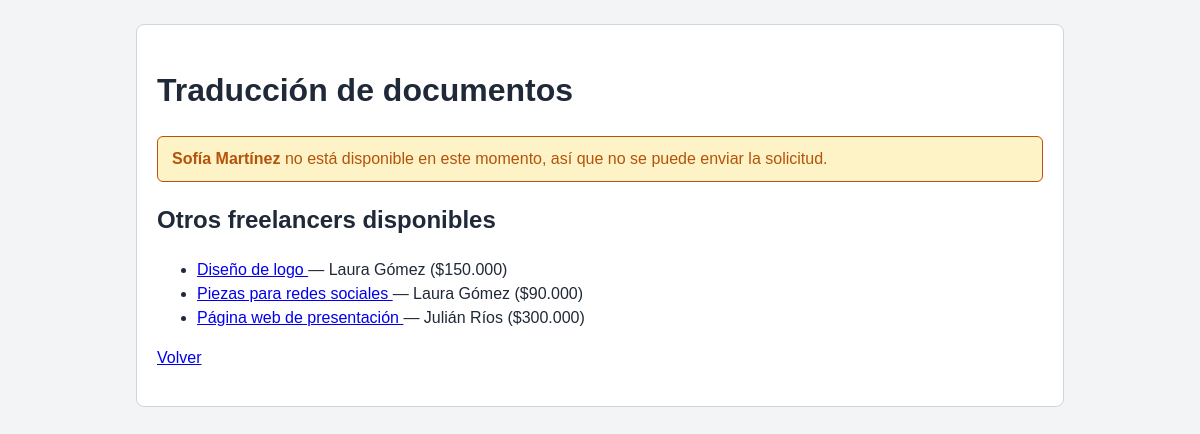
The page /modulos/solicitudes/nueva_solicitud.php?id_servicio=4 (signed in) on the database its author committed.
### tables this page shows
CREATE TABLE `servicios` (
  `id_servicio` int(10) UNSIGNED NOT NULL,
  `id_freelancer` int(10) UNSIGNED NOT NULL,
  `id_categoria` int(10) UNSIGNED NOT NULL,
  `titulo` varchar(150) NOT NULL,
  `descripcion` text NOT NULL,
  `precio` decimal(10,2) NOT NULL,
  `estado` enum('activo','retirado') NOT NULL DEFAULT 'activo',
  `fecha_publicacion` datetime NOT NULL DEFAULT current_timestamp()
);

CREATE TABLE `usuarios` (
  `id_usuario` int(10) UNSIGNED NOT NULL,
  `nombre` varchar(100) NOT NULL,
  `correo` varchar(150) NOT NULL,
  `contrasena` varchar(255) NOT NULL,
  `rol` enum('cliente','freelancer') NOT NULL,
  `fecha_registro` datetime NOT NULL DEFAULT current_timestamp()
);

### modulos/solicitudes/nueva_solicitud.php (the view, shortened to what this page needs)
<?php
require_once __DIR__ . '/../../config/conexion.php';
$id_servicio = (int) ($_GET['id_servicio'] ?? 0);
$consulta = $pdo->prepare(
    'SELECT s.id_servicio, s.titulo, s.descripcion, s.precio, s.id_categoria,
            u.nombre AS freelancer, COALESCE(p.disponible, 1) AS disponible
    FROM servicios s
    INNER JOIN usuarios u ON u.id_usuario = s.id_freelancer
    LEFT JOIN perfiles_freelancer p ON p.id_usuario = s.id_freelancer
    WHERE s.id_servicio = :id AND s.estado = :estado'
);
$consulta->execute([':id' => $id_servicio, ':estado' => 'activo']);
$servicio = $consulta->fetch();
$disponible = $servicio ? (int) $servicio['disponible'] === 1 : false;
$alternativas = [];
if ($servicio && !$disponible) {
    $consulta = $pdo->prepare(
        'SELECT s.id_servicio, s.titulo, s.precio, u.nombre AS freelancer
         FROM servicios s
         INNER JOIN usuarios u ON u.id_usuario = s.id_freelancer
         LEFT JOIN perfiles_freelancer p ON p.id_usuario = s.id_freelancer
         WHERE s.estado = :estado
           AND s.id_servicio <> :id_servicio
           AND COALESCE(p.disponible, 1) = 1
         ORDER BY (s.id_categoria = :categoria) DESC, s.fecha_publicacion DESC
         LIMIT 5'
    );
    $consulta->execute([
        ':estado'      => 'activo',
        ':id_servicio' => $servicio['id_servicio'],
        ':categoria'   => $servicio['id_categoria'],
    ]);
    $alternativas = $consulta->fetchAll();
}
?>
<!DOCTYPE html>
<html lang="es">
<head>
    <link rel="stylesheet" href="/quick-employment/css/estilos.css">
</head>
<body>
    <div class="contenedor">
        <div class="tarjeta">
            <?php if (!$servicio): ?>
                <h1>Contratar servicio</h1>
                <div class="alerta alerta-aviso">Este servicio no existe o ya no está disponible.</div>
                <p><a href="/quick-employment/probar_sesion.php">Volver</a></p>
            <?php elseif (!$disponible): ?>
                <h1><?= htmlspecialchars($servicio['titulo']) ?></h1>
                <div class="alerta alerta-aviso">
                    <strong><?= htmlspecialchars($servicio['freelancer']) ?></strong> no está disponible
                    en este momento, así que no se puede enviar la solicitud.
                </div>
                <?php if (!empty($alternativas)): ?>
                    <h2>Otros freelancers disponibles</h2>
                    <ul>
                        <?php foreach ($alternativas as $alternativa): ?>
                            <li>
                                <a href="nueva_solicitud.php?id_servicio=<?= (int) $alternativa['id_servicio'] ?>">
                                    <?= htmlspecialchars($alternativa['titulo']) ?>
                                </a>
                                — <?= htmlspecialchars($alternativa['freelancer']) ?>
                                ($<?= number_format($alternativa['precio'], 0, ',', '.') ?>)
                            </li>
                        <?php endforeach; ?>
                    </ul>
                <?php else: ?>
                    <p>Todavía no hay otros servicios disponibles.</p>
                <?php endif; ?>
                <p><a href="/quick-employment/probar_sesion.php">Volver</a></p>
            <?php endif; ?>
        </div>
    </div>
</body>
</html>

### css/estilos.css (style rules this page uses)
:root { --color-principal: #1d4ed8; --color-principal-oscuro: #1e3a8a; --color-fondo: #f3f4f6; --color-texto: #1f2937; --color-borde: #d1d5db; --color-exito: #15803d; --color-error: #b91c1c; --color-aviso: #b45309; }
* { box-sizing: border-box; }
body { margin: 0; font-family: Arial, Helvetica, sans-serif; background: var(--color-fondo); color: var(--color-texto); line-height: 1.5; }
.contenedor { max-width: 960px; margin: 24px auto; padding: 0 16px; }
.tarjeta { background: #fff; border: 1px solid var(--color-borde); border-radius: 8px; padding: 20px; margin-bottom: 16px; }
.alerta { padding: 10px 14px; border-radius: 6px; margin-bottom: 16px; border: 1px solid; }
.alerta-aviso { background: #fef3c7; border-color: var(--color-aviso); color: var(--color-aviso); }

### rows shown on the page
servicios: titulo "Traducción de documentos", id_freelancer.nombre "Sofía Martínez"
servicios: titulo "Diseño de logo", id_freelancer.nombre "Laura Gómez", precio "150.000"
servicios: titulo "Piezas para redes sociales", id_freelancer.nombre "Laura Gómez", precio "90.000"
servicios: titulo "Página web de presentación", id_freelancer.nombre "Julián Ríos", precio "300.000"
